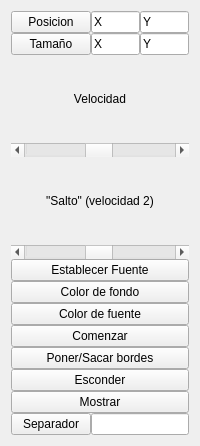
<?xml version="1.0" encoding="UTF-8"?>
<ui version="4.0">
 <class>TxtWinControl</class>
 <widget class="QWidget" name="TxtWinControl">
  <property name="windowModality">
   <enum>Qt::ApplicationModal</enum>
  </property>
  <property name="geometry">
   <rect>
    <x>0</x>
    <y>0</y>
    <width>200</width>
    <height>446</height>
   </rect>
  </property>
  <property name="minimumSize">
   <size>
    <width>180</width>
    <height>400</height>
   </size>
  </property>
  <property name="maximumSize">
   <size>
    <width>200</width>
    <height>500</height>
   </size>
  </property>
  <property name="windowTitle">
   <string>Configuracion de texto</string>
  </property>
  <layout class="QHBoxLayout" name="horizontalLayout_3">
   <item>
    <layout class="QVBoxLayout" name="verticalLayout_2">
     <property name="spacing">
      <number>0</number>
     </property>
     <property name="sizeConstraint">
      <enum>QLayout::SetMaximumSize</enum>
     </property>
     <property name="leftMargin">
      <number>0</number>
     </property>
     <item>
      <layout class="QVBoxLayout" name="txtsizeLayout">
       <property name="spacing">
        <number>0</number>
       </property>
       <item>
        <layout class="QHBoxLayout" name="horizontalLayout_2">
         <property name="spacing">
          <number>0</number>
         </property>
         <item>
          <widget class="QPushButton" name="txtbuttonSetPos">
           <property name="text">
            <string>Posicion</string>
           </property>
          </widget>
         </item>
         <item>
          <widget class="QLineEdit" name="txtposX">
           <property name="inputMask">
            <string/>
           </property>
           <property name="text">
            <string>X</string>
           </property>
          </widget>
         </item>
         <item>
          <widget class="QLineEdit" name="txtposY">
           <property name="text">
            <string>Y</string>
           </property>
          </widget>
         </item>
        </layout>
       </item>
       <item>
        <layout class="QHBoxLayout" name="horizontalLayout">
         <property name="spacing">
          <number>0</number>
         </property>
         <item>
          <widget class="QPushButton" name="txtbuttonSetSize">
           <property name="text">
            <string>Tamaño</string>
           </property>
          </widget>
         </item>
         <item>
          <widget class="QLineEdit" name="txtsizeX">
           <property name="inputMask">
            <string/>
           </property>
           <property name="text">
            <string>X</string>
           </property>
          </widget>
         </item>
         <item>
          <widget class="QLineEdit" name="txtsizeY">
           <property name="text">
            <string>Y</string>
           </property>
          </widget>
         </item>
        </layout>
       </item>
       <item>
        <widget class="QLabel" name="label_2">
         <property name="text">
          <string>Velocidad</string>
         </property>
         <property name="alignment">
          <set>Qt::AlignCenter</set>
         </property>
        </widget>
       </item>
       <item>
        <widget class="QScrollBar" name="scrollVel1">
         <property name="minimum">
          <number>1</number>
         </property>
         <property name="maximum">
          <number>100</number>
         </property>
         <property name="value">
          <number>50</number>
         </property>
         <property name="orientation">
          <enum>Qt::Horizontal</enum>
         </property>
        </widget>
       </item>
       <item>
        <widget class="QLabel" name="label">
         <property name="text">
          <string>&quot;Salto&quot; (velocidad 2)</string>
         </property>
         <property name="alignment">
          <set>Qt::AlignCenter</set>
         </property>
        </widget>
       </item>
       <item>
        <widget class="QScrollBar" name="scrollVel2">
         <property name="minimum">
          <number>1</number>
         </property>
         <property name="maximum">
          <number>100</number>
         </property>
         <property name="value">
          <number>50</number>
         </property>
         <property name="orientation">
          <enum>Qt::Horizontal</enum>
         </property>
        </widget>
       </item>
      </layout>
     </item>
     <item>
      <widget class="QPushButton" name="txtbuttonSetFont">
       <property name="text">
        <string>Establecer Fuente</string>
       </property>
      </widget>
     </item>
     <item>
      <widget class="QPushButton" name="txtbuttonSetBackColor">
       <property name="text">
        <string>Color de fondo</string>
       </property>
      </widget>
     </item>
     <item>
      <widget class="QPushButton" name="txtbuttonSetFontColor">
       <property name="text">
        <string>Color de fuente</string>
       </property>
      </widget>
     </item>
     <item>
      <layout class="QVBoxLayout" name="verticalLayout_4">
       <property name="spacing">
        <number>0</number>
       </property>
       <item>
        <widget class="QPushButton" name="txtbuttonStartStop">
         <property name="text">
          <string>Comenzar</string>
         </property>
        </widget>
       </item>
       <item>
        <widget class="QPushButton" name="txtbuttonStyle">
         <property name="text">
          <string>Poner/Sacar bordes</string>
         </property>
        </widget>
       </item>
       <item>
        <layout class="QVBoxLayout" name="verticalLayout">
         <property name="spacing">
          <number>0</number>
         </property>
         <item>
          <widget class="QPushButton" name="txtbuttonShowHideWindow">
           <property name="text">
            <string>Esconder</string>
           </property>
          </widget>
         </item>
         <item>
          <widget class="QPushButton" name="txtbuttonShowWindow">
           <property name="text">
            <string>Mostrar</string>
           </property>
          </widget>
         </item>
         <item>
          <layout class="QHBoxLayout" name="horizontalLayout_5">
           <property name="spacing">
            <number>0</number>
           </property>
           <item>
            <widget class="QPushButton" name="txtbuttonSetBetween">
             <property name="text">
              <string>Separador</string>
             </property>
            </widget>
           </item>
           <item>
            <widget class="QLineEdit" name="txtlineBetween"/>
           </item>
          </layout>
         </item>
        </layout>
       </item>
      </layout>
     </item>
    </layout>
   </item>
  </layout>
 </widget>
 <resources/>
 <connections/>
 <slots>
  <slot>change_size(int,int)</slot>
 </slots>
</ui>
